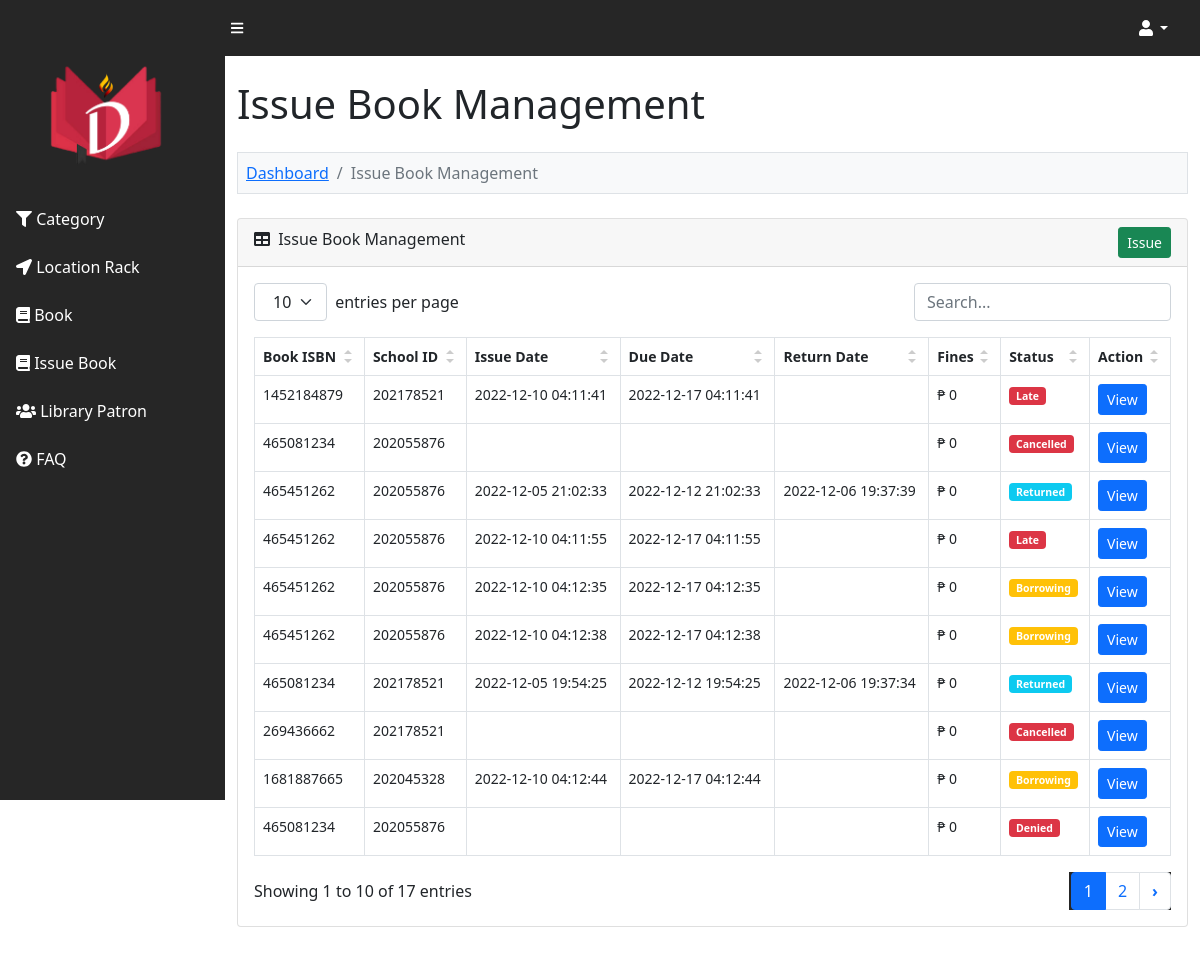
/DIGIBRI/librarian/issue_book.php (signed in), run on the app's committed database.
### tables this page shows
CREATE TABLE `lms_issue_book` (
  `issue_book_id` int(11) NOT NULL,
  `school_id` varchar(30) NOT NULL,
  `book_isbn_number` int(13) NOT NULL,
  `issue_date_time` varchar(30) NOT NULL,
  `expected_return_date` varchar(30) NOT NULL,
  `return_date_time` varchar(30) NOT NULL,
  `book_fines` varchar(30) NOT NULL,
  `no_of_copy` int(1) NOT NULL,
  `book_issue_status` enum('Borrowing','Returned','Late','Pending','Denied','Cancelled') NOT NULL
);

### DIGIBRI/librarian/issue_book.php (the view, shortened to what this page needs)
<?php
include '../database_connection.php';
$error = '';
$query = "
	SELECT * FROM lms_issue_book
    ORDER BY issue_book_id DESC
";
$statement = $connect->prepare($query);
$statement->execute();
include 'librarian_header.php';
?>
<div class="container-fluid py-4" style="min-height: 700px;">
	<h1>Issue Book Management</h1>
    <?php
    if(isset($_GET["action"]))
    {
        if($_GET["action"] == 'add')
        {
    ?>
    <ol class="breadcrumb mt-4 mb-4 bg-light p-2 border">
        <li class="breadcrumb-item"><a href="index.php">Dashboard</a></li>
        <li class="breadcrumb-item"><a href="issue_book.php">Issue Book Management</a></li>
        <li class="breadcrumb-item active">Issue Book(s)</li>
    </ol>
    <div class="row">
        <div class="col-md-6">
            <?php
            if($error != '')
            {
                echo '<div class="alert alert-danger alert-dismissible fade show" role="alert"><ul class="list-unstyled">'.$error.'</ul> <button type="button" class="btn-close" data-bs-dismiss="alert" aria-label="Close"></button></div>';
            }
            ?>
            <div class="card mb-4">
                <div class="card-header">
                    <i class="fas fa-book"></i> Issue Book(s)
                </div>
                <div class="card-body">
                    <form method="post">
                        <div class="mb-3">
                            <label class="form-label">Book ISBN</label>
                            <input type="text" name="book_id" id="book_id" class="form-control" />
                            <span id="book_isbn_result"></span>
                        </div>
                        <div class="mb-3">
                            <label class="form-label">School ID</label>
                            <input type="text" name="user_id" id="user_id" class="form-control" />
                            <span id="school_id_result"></span>
                        </div>
                        <div class="mb-3">
                            <label class="form-label">No. of book(s) to borrow</label>
                            <input type="number" min="0" name="no_of_copy" id="no_of_copy" class="form-control" >
                            <span id="no_of_copy"></span>
                        </div>
                        <div class="mt-4 mb-0">
                            <input type="submit" name="issue_book_button" class="btn btn-success" value="Issue" />
                        </div>
                    </form>
                </div>
            </div>
        </div>
    </div>
    <?php
        }
        else if($_GET["action"] == 'view')
        {
            $issue_book_id = $_GET["code"];
            if($issue_book_id > 0)
            {
                $query = "
                SELECT * FROM lms_issue_book
                WHERE issue_book_id = '$issue_book_id'
                ";
                $result = $connect->query($query);
                foreach($result as $row)
                {
                    $query = "
                    SELECT * FROM lms_book
                    WHERE book_isbn_number = '".$row["book_isbn_number"]."'
                    ";
                    $book_result = $connect->query($query);
                    $query = "
                    SELECT * FROM lms_user
                    WHERE school_id = '".$row["school_id"]."'
                    ";
                    $user_result = $connect->query($query);
                    echo '
                    <ol class="breadcrumb mt-4 mb-4 bg-light p-2 border">
                        <li class="breadcrumb-item"><a href="index.php">Dashboard</a></li>
                        <li class="breadcrumb-item"><a href="issue_book.php">Issue Book Management</a></li>
                        <li class="breadcrumb-item active">View Issue Book Details</li>
                    </ol>
                    ';
                    if($error != '')
                    {
                        echo '<div class="alert alert-danger">'.$error.'</div>';
                    }
                    foreach($book_result as $book_data)
                    {
                        echo '
                        <h2>Book Details</h2>
                        <table class="table table-bordered">
                            <tr>
                                <th width="30%">Book ISBN</th>
                                <td width="70%">'.$book_data["book_isbn_number"].'</td>
                            </tr>
                            <tr>
                                <th width="30%">Book Title</th>
                                <td width="70%">'.$book_data["book_name"].'</td>
                            </tr>
                            <tr>
                                <th width="30%">Author</th>
                                <td width="70%">'.$book_data["book_author"].'</td>
                            </tr>
                        </table>
                        <br />
                        ';
                    }
                    foreach($user_result as $user_data)
                    {
                     $total_user_fine = get_total_fine_per_user($connect, $user_data['school_id']);
					 if ($total_user_fine > 0)
						{
                        echo '
                        <h2>User Details</h2>
                        <table class="table table-bordered">
                            <tr>
                                <th width="30%">School ID</th>
                                <td width="70%">'.$user_data["school_id"].'</td>
                            </tr>
                            <tr>
                                <th width="30%">User Name</th>
                                <td width="70%">'.$user_data["user_name"].'</td>
                            </tr>
                            <tr>
                                <th width="30%">Full Name</th>
                                <td width="70%">'.$user_data["user_fname"].' '.$user_data["user_lname"].'</td>
                            </tr>
                            <tr>
                                <th width="30%">User Address</th>
                                <td width="70%">'.$user_data["user_address"].'</td>
                            </tr>
                            <tr>
                                <th width="30%">User Contact No.</th>
                                <td width="70%">'.$user_data["user_contact_no"].'</td>
                            </tr>
                            <tr>
                                <th width="30%">User Email Address</th>
                                <td width="70%">'.$user_data["user_email_address"].'</td>
                            </tr>
                            <tr>
                                <th width="30%">Total Fines</th>
                                <td width="70%">₱ '.$total_user_fine.'</td>
                            </tr>
                        </table>
                        <br />
                        ';
						}
					else
					{
                        echo '
                        <h2>User Details</h2>
                        <table class="table table-bordered">
                            <tr>
                                <th width="30%">School ID</th>
                                <td width="70%">'.$user_data["school_id"].'</td>
                            </tr>
                            <tr>
                                <th width="30%">User Name</th>
                                <td width="70%">'.$user_data["user_name"].'</td>
                            </tr>
                            <tr>
                                <th width="30%">Full Name</th>
                                <td width="70%">'.$user_data["user_fname"].' '.$user_data["user_lname"].'</td>
                            </tr>
                            <tr>
                                <th width="30%">User Address</th>
                                <td width="70%">'.$user_data["user_address"].'</td>
                            </tr>
                            <tr>
                                <th width="30%">User Contact No.</th>
                                <td width="70%">'.$user_data["user_contact_no"].'</td>
                            </tr>
                            <tr>
                                <th width="30%">User Email Address</th>
                                <td width="70%">'.$user_data["user_email_address"].'</td>
                            </tr>
                            <tr>
                                <th width="30%">Total Fines</th>
                                <td width="70%">₱ 0</td>
                            </tr>
                        </table>
                        <br />
                        ';
					}
					}
                    $status = $row["book_issue_status"];
                    $form_item = '';
                    if($status == "Borrowing")
                    {
                        $status = '<span class="badge bg-warning">Borrowing</span>';
                        $form_item = '
                        <label><input type="checkbox" name="book_return_confirmation" value="Yes" /> I aknowledge that I have received the borrowed book</label>
                        <br />
                        <div class="mt-4 mb-4">
                            <input type="submit" name="book_return_button" value="Book Return" class="btn btn-primary" />
                        </div>
                        ';
                    }
                    if($status == "Pending")
                    {
                        $status = '<span class="badge bg-success">Pending</span>';
                        $form_item = '
                        <div class="mt-4 mb-4">
                            <input type="submit" name="book_accept_button" value="Accept" class="btn btn-primary" />
                            <input type="submit" name="book_deny_button" value="Deny" class="btn btn-danger" />
                        </div>
                        ';
                    }
                    if($status == 'Late')
                    {
                        $status = '<span class="badge bg-danger">Late</span>';
                        $form_item = '
                        <label><input type="checkbox" name="book_return_confirmation" value="Yes" /> I aknowledge that I have received Borrowed Book</label><br />
                        <div class="mt-4 mb-4">
                            <input type="submit" name="book_return_button" value="Book Return" class="btn btn-primary" />
                        </div>
                        ';
                    }
                    if($status == 'Denied')
                    {
                        $status = '<span class="badge bg-danger">Denied</span>';
                    }
                    if($status == 'Cancelled')
                    {
                        $status = '<span class="badge bg-danger">Cancelled</span>';
                    }
                    if($status == 'Returned')
                    {
                        $status = '<span class="badge bg-info">Returned</span>';
                    }
                    echo '
                    <h2>Issue Book Details</h2>
                    <table class="table table-bordered">
                        <tr>
                            <th width="30%">Book Issue Date</th>
                            <td width="70%">'.$row["issue_date_time"].'</td>
                        </tr>
                        <tr>
                            <th width="30%">Book Return Date</th>
                            <td width="70%">'.$row["return_date_time"].'</td>
                        </tr>
                        <tr>
                            <th width="30%">No. of Copies Borrowed</th>
                            <td width="70%">'.$row["no_of_copy"].'</td>
                        </tr>
                        <tr>
                            <th width="30%">Book Issue Status</th>
                            <td width="70%">'.$status.'</td>
                        </tr>
                        <tr>
                            <th width="30%">Fines</th>
                            <td width="70%">₱ '.$row["book_fines"].'</td>
                        </tr>
                    </table>
                    <form method="POST">
                        <input type="hidden" name="issue_book_id" value="'.$issue_book_id.'" />
                        <input type="hidden" name="book_isbn_number" value="'.$row["book_isbn_number"].'" />
						<input type="hidden" name="no_of_copy" value="'.$row["no_of_copy"].'" />
                        '.$form_item.'
                    </form>
                    <br />
                    ';
                }
            }
        }
    }
    else
    {
    ?>
	<ol class="breadcrumb mt-4 mb-4 bg-light p-2 border">
		<li class="breadcrumb-item"><a href="index.php">Dashboard</a></li>
        <li class="breadcrumb-item active">Issue Book Management</li>
    </ol>
    <div class="card mb-4">
    	<div class="card-header">
    		<div class="row">
    			<div class="col col-md-6">
    				<i class="fas fa-table me-1"></i> Issue Book Management
                </div>
                <div class="col col-md-6" align="right">
                    <a href="issue_book.php?action=add" class="btn btn-success btn-sm">Issue</a>
                </div>
            </div>
        </div>
        <div class="card-body">
        	<table id="datatablesSimple">
        		<thead>
        			<tr>
        				<th>Book ISBN</th>
                        <th>School ID</th>
                        <th>Issue Date</th>
						<th>Due Date</th>
                        <th>Return Date</th>
                        <th>Fines</th>
                        <th>Status</th>
                        <th>Action</th>
        			</tr>
        		</thead>
        		<tbody>
        		<?php
        		if($statement->rowCount() > 0)
        		{
        			foreach($statement->fetchAll() as $row)
        			{
        				$status = $row["book_issue_status"];
        				$book_fines = $row["book_fines"];
        				if($status == 'Borrowing')
        				{
        					$status = '<span class="badge bg-warning">Borrowing</span>';
        				}
        				if($status == 'Denied')
        				{
        					$status = '<span class="badge bg-danger">Denied</span>';
        				}
        				if($status == 'Cancelled')
        				{
        					$status = '<span class="badge bg-danger">Cancelled</span>';
        				}
        				if($status == 'Late')
        				{
        					$status = '<span class="badge bg-danger">Late</span>';
        				}
        				if($status == 'Returned')
        				{
        					$status = '<span class="badge bg-info">Returned</span>';
        				}
        				echo '
        				<tr>
        					<td>'.$row["book_isbn_number"].'</td>
        					<td>'.$row["school_id"].'</td>
        					<td>'.$row["issue_date_time"].'</td>
							<td>'.$row["expected_return_date"].'</td>
        					<td>'.$row["return_date_time"].'</td>
        					<td>₱ '.$book_fines.'</td>
        					<td>'.$status.'</td>
        					<td>
                                <a href="issue_book.php?action=view&code='.$row["issue_book_id"].'" class="btn btn-primary btn-sm">View</a>
                            </td>
        				</tr>
        				';
        			}
        		}
        		else
        		{
        			echo '
        			<tr>
        				<td colspan="7" class="text-center">No Data Found</td>
        			</tr>
        			';
        		}
        		?>
        		</tbody>
        	</table>
        </div>
    </div>
    <?php
    }
    ?>
</div>

### DIGIBRI/asset/css/simple-datatables-style.css (style rules this page uses)
.dataTable-table { max-width: 100%; width: 100%; border-spacing: 0; border-collapse: separate; }
.dataTable-table > tbody > tr > td, .dataTable-table > tbody > tr > th, .dataTable-table > tfoot > tr > td, .dataTable-table > tfoot > tr > th, .dataTable-table > thead > tr > td, .dataTable-table > thead > tr > th { vertical-align: top; padding: 8px 10px; }
.dataTable-table > thead > tr > th { vertical-align: bottom; text-align: left; border-bottom: 1px solid #d9d9d9; }
.dataTable-table th { vertical-align: bottom; text-align: left; }

### data on the page
lms_issue_book: book_isbn_number "1452184879", school "202178521", issue_date_time "2022-12-10 04:11:41", expected_return_date "2022-12-17 04:11:41", book_fines "0", book_issue_status "Late"
lms_issue_book: book_isbn_number "465081234", school "202055876", book_fines "0", book_issue_status "Cancelled"
lms_issue_book: book_isbn_number "465451262", school "202055876", issue_date_time "2022-12-05 21:02:33", expected_return_date "2022-12-12 21:02:33", return_date_time "2022-12-06 19:37:39", book_fines "0", book_issue_status "Returned"
lms_issue_book: book_isbn_number "465451262", school "202055876", issue_date_time "2022-12-10 04:11:55", expected_return_date "2022-12-17 04:11:55", book_fines "0", book_issue_status "Late"
lms_issue_book: book_isbn_number "465451262", school "202055876", issue_date_time "2022-12-10 04:12:35", expected_return_date "2022-12-17 04:12:35", book_fines "0", book_issue_status "Borrowing"
lms_issue_book: book_isbn_number "465451262", school "202055876", issue_date_time "2022-12-10 04:12:38", expected_return_date "2022-12-17 04:12:38", book_fines "0", book_issue_status "Borrowing"
lms_issue_book: book_isbn_number "465081234", school "202178521", issue_date_time "2022-12-05 19:54:25", expected_return_date "2022-12-12 19:54:25", return_date_time "2022-12-06 19:37:34", book_fines "0", book_issue_status "Returned"
lms_issue_book: book_isbn_number "269436662", school "202178521", book_fines "0", book_issue_status "Cancelled"
lms_issue_book: book_isbn_number "1681887665", school "202045328", issue_date_time "2022-12-10 04:12:44", expected_return_date "2022-12-17 04:12:44", book_fines "0", book_issue_status "Borrowing"
lms_issue_book: book_isbn_number "465081234", school "202055876", book_fines "0", book_issue_status "Denied"
